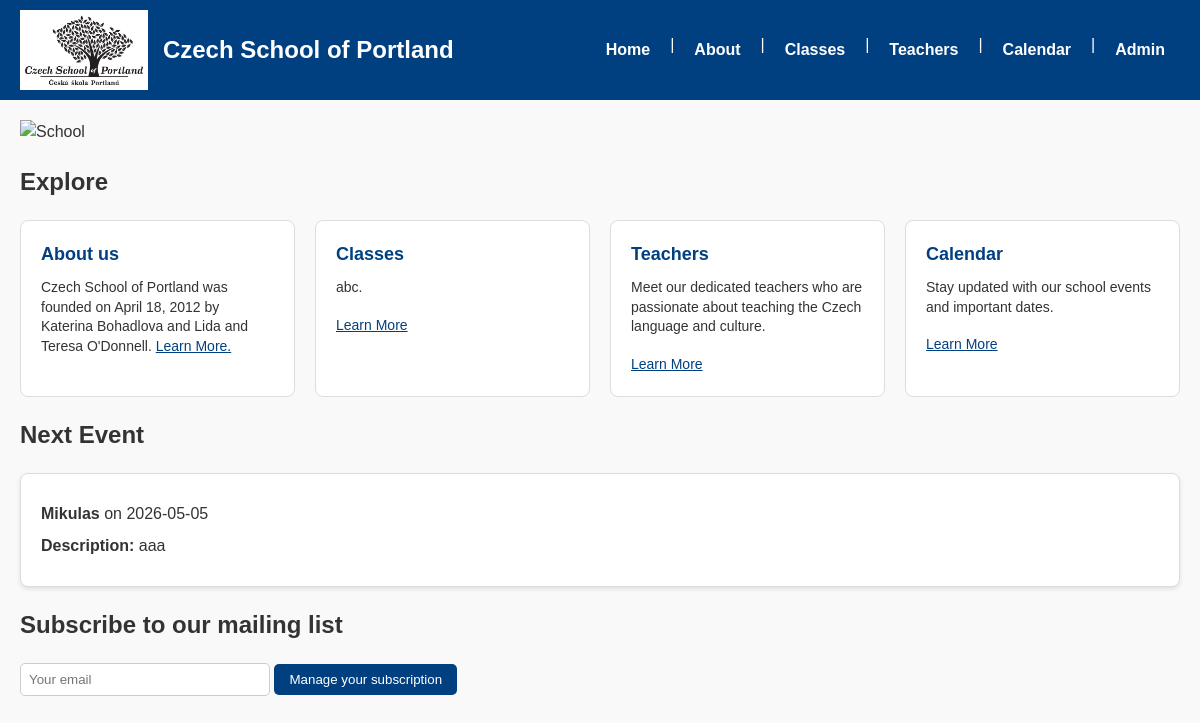
The page / on the database its author committed.
### tables this page shows
CREATE TABLE events (
                    id INTEGER PRIMARY KEY AUTOINCREMENT,
                    title TEXT NOT NULL,
                    date TEXT NOT NULL,
                    description TEXT, location TEXT, time TEXT, invitation_link TEXT);

### routes/main.py (the view)
@main_bp.route("/")
def home():
    next_event = get_next_event()
    return render_template("home.html", next_event=next_event)

### models/db.py (called while the page is built)
def get_connection():
    return sqlite3.connect(DB)

def get_next_event():
    conn = get_connection()
    c = conn.cursor()
    c.execute("SELECT title, date, description, location, time, invitation_link FROM events WHERE date >= ? ORDER BY date ASC LIMIT 1",
              (datetime.now().strftime("%Y-%m-%d"),))
    event = c.fetchone()
    conn.close()
    return event

### templates/home.html (shortened to what this page needs)
{% extends "base.html" %}
{% block content %}
<img src="{{ url_for('static', filename='images/school.png') }}" alt="School"
  style="max-width: 100%; height: auto; display: block; margin: 0 auto 20px auto;">
<h2>Explore</h2>
<div class="explore-panels">
  <div class="about-panel">
    <h3>About us</h3>
    <p>Czech School of Portland was founded on April 18, 2012 by Katerina Bohadlova and Lida and Teresa O'Donnell.
      <a href="/about" class="panel-button">Learn More.</a>
    </p>
  </div>
  <div class="about-panel">
    <h3>Classes</h3>
    <p>abc.</p>
    <a href="/classes" class="panel-button">Learn More</a>
  </div>
  <div class="about-panel">
    <h3>Teachers</h3>
    <p>Meet our dedicated teachers who are passionate about teaching the Czech language and culture.</p>
    <a href="/teachers" class="panel-button">Learn More</a>
  </div>
  <div class="about-panel">
    <h3>Calendar</h3>
    <p>Stay updated with our school events and important dates.</p>
    <a href="/calendar" class="panel-button">Learn More</a>
  </div>
</div>
<h2>Next Event</h2>
{% if next_event %}
<div class="next-event-info">
  <p><strong>{{ next_event[0] }}</strong> on {{ next_event[1] }}</p>
  {% if next_event[2] %}
  <p><strong>Description:</strong> {{ next_event[2] }}</p>
  {% endif %}
</div>
{% else %}
<p>No upcoming events.</p>
{% endif %}
<h2>Subscribe to our mailing list</h2>
<form method="post" action="/subscribe">
  <input type="email" name="email" placeholder="Your email" required>
  <button type="submit">Manage your subscription</button>
</form>
{% endblock %}

### static/css/style.css (style rules this page uses)
body { font-family: Arial, sans-serif; margin: 0; padding: 0; background: #f9f9f9; color: #333; line-height: 1.5; }
div.explore-panels { display: grid; grid-template-columns: repeat(auto-fit, minmax(250px, 1fr)); gap: 20px; margin-top: 20px; }
.about-panel { background: white; border: 1px solid #ddd; border-radius: 8px; padding: 20px; text-align: left; transition: 0.2s; }
.about-panel h3 { color: #004080; font-weight: bold; margin: 0 0 10px 0; font-size: 18px; }
.about-panel p { color: #333; font-size: 14px; line-height: 1.4; margin: 0 0 15px 0; }
.about-panel a { color: #004080; text-decoration: underline; font-size: 14px; }
.panel-button { color: #0000cc; text-decoration: underline; font-weight: normal; font-size: inherit; }
form { margin-top: 10px; }
input, textarea { padding: 8px; width: 100%; max-width: 250px; border: 1px solid #ccc; border-radius: 5px; margin-bottom: 10px; box-sizing: border-box; }
button { padding: 8px 15px; background: #004080; color: white; border: none; border-radius: 5px; cursor: pointer; }
.next-event-info { background: white; padding: 20px; border-radius: 8px; border: 1px solid #ddd; margin-bottom: 20px; box-shadow: 0 2px 4px rgba(0, 0, 0, 0.1); }
.next-event-info p { margin: 8px 0; }
@media (min-width: 1200px) { .explore-panels { grid-template-columns: repeat(4, 1fr); } }
img { max-width: 100%; height: auto; }
* { box-sizing: border-box; }

### rows shown on the page
events: title "Mikulas", date "2026-05-05", description "aaa"
